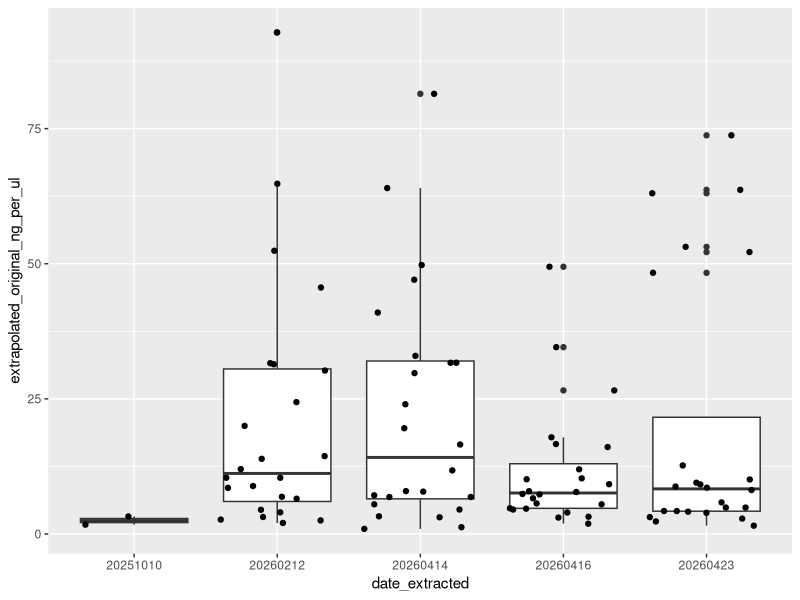

Reproduce this figure in R. (Note: this script raises an error after producing the figure.)
## ---- chunk 1
knitr::opts_chunk$set(echo = TRUE)
## ---- chunk 2
library(tidyverse)
## ---- chunk 3
q_data = read_csv("../Qubit Results - raw_sample_results.csv") # read in qubit data
# 1 row = 1 measurement. Some extractions measured multiple times, where first measurement read out of range (OOR)

head(q_data)
## ---- chunk 4
# make a dataframe without OOR measurements
oor_strings = c("High", "Low")
in_range_qs = q_data %>%
  filter(!(ng_per_ul %in% oor_strings | ng_per_ml %in% oor_strings)) %>% # should remove all qubits with out of range results
  mutate(ng_per_ul = as.numeric(ng_per_ul),
         ng_per_ml = as.numeric(ng_per_ml)) # coerce all concentration data to numeric type; it was character before because of the OOR values



head(in_range_qs) # not empty
is.numeric(in_range_qs$ng_per_ul) #it worked
is.numeric(in_range_qs$ng_per_ml) #it worked
## ---- chunk 5
# ok so now we need to count up all the ul consumed from each original extract
  ## from q_data
# and calculate how much is left of each extract 
  ## in in_range_qs

for (i in 1:length(in_range_qs$extraction_id)) { # for each original extraction,
  total_ul_consumed = 0 # initialize var to store total ul used for qubitting
  for (j in 1:length(q_data$extraction_id)) { # then look through each qubit measuremnt
    
    if (q_data$extraction_id[j] == in_range_qs$extraction_id[i]) { # if that qubit measurement was of this original extraction,
      total_ul_consumed = total_ul_consumed + q_data$ul_original_consumed[j] # add the # of ul consumed to make that quibit measurement to the total consumed from this original extraction
    } else {}
  }
  in_range_qs$ul_original_consumed[i] = total_ul_consumed # now store the total ul consumed for all measurements of this original extraction in in_range_qs
}

head(in_range_qs)
## ---- chunk 6
qs_ng_ul = in_range_qs %>%
  mutate(
    ng_per_ul = case_when(
      !is.na(ng_per_ul) ~ ng_per_ul,
      is.na(ng_per_ul) ~ ng_per_ml/1000
                               )
         ) # for each row where ng_per_ul column is empty, grab data from ng_per_ml column, convert to ng/ul, and store in  ng_per_ul column

head(qs_ng_ul)
## ---- chunk 7
# extrapolate original extraction's concentration for cases where we had to measure a dilution on the qubit

# convert the "dilution factor" into a proportion (original extract volume)/(H2O volume)
proportion = c() # put proportion values in a vector, in matching order with the data frame
for (i in 1:length(in_range_qs$extraction_id)) {
  dilfac = in_range_qs$dilution_factor[i]
  if (dilfac == "original_extract") {
    proportion[i] = 1
  } else if (dilfac == "1:1") {
    proportion[i] = 0.5
  } else if (dilfac == "1:3") {
    proportion[i] = 0.25
  }
}

qs_ng_ul = mutate(qs_ng_ul, proportion_original = proportion) # make that vector a column in qs_ng_ul


concs = mutate (qs_ng_ul, extrapolated_original_ng_per_ul = (1/proportion_original)*ng_per_ul) # calculate original concentration from measured concentration of dilution

head(concs)
## ---- chunk 8
concs = mutate(concs, remaining_original_ul = ul_elution_original - ul_original_consumed - 10) # make new column with remaining ul of original extract, -10ul for safety/EB that never made it out of the spin column

concs$remaining_original_ul # looks like that worked
## ---- chunk 9
library(ggplot2)

concs4graph = concs %>% mutate(date_extracted = as.character(date_extracted))
ggplot(concs4graph, aes(x = date_extracted, y = extrapolated_original_ng_per_ul)) +
  geom_boxplot() + geom_jitter()
## ---- chunk 10
# calculate total volume of diluted extract
v2 = function(c1, v1, c2) {
  v2 = (c1*v1)/c2
  return(v2)
}

concs = mutate(concs, # add 2 columns: final volume of diluted extract, volume of H2O to add
               final_vol_ul = v2(extrapolated_original_ng_per_ul, remaining_original_ul, 2),
               H2O_ul = final_vol_ul - remaining_original_ul)
head(concs)


## ---- chunk 11
# some big numbers in there. want to use all 1.5 mL tubes for these dilutions
tube_fit_problem = filter(concs, concs$final_vol_ul >= 1450)
tube_fit_problem #51 is pushing it but will probably fit. #3 will not

concs = mutate(concs, ul_original_into_final = remaining_original_ul) # make a separate column for v1, showing what volume of original extract should go into the final dilution. set default as all remaining_original_ul

# chance the ul_original_into_final volume, just for #3.

# constrain v2 and find v1; (c2v2)/c1 = v2
v1 = function(c2, v2, c1) {
  v1 = (c2*v2)/c1
  return(v1)
}

index = which(concs$extraction_id == 3) # store the index of extraction ID 3
concs[index, "final_vol_ul"] = 1450 # set final vol of dilution

concs[index, "ul_original_into_final"] = v1(2, 
                                                         concs$final_vol_ul[index], # final vol set above
                                                         concs$extrapolated_original_ng_per_ul[index]) # replace the v1 value in concs for #3

concs = mutate(concs, # re-write h2o 
               H2O_ul = final_vol_ul - ul_original_into_final)
head(concs)
## ---- chunk 12
# calculate final concentration to double-check

c2 = function(c1, v1, v2) {
  c2 = (c1*v1)/v2
  return(c2)
}

concs = mutate(concs, 
               final_ng_per_ul = c2(extrapolated_original_ng_per_ul, ul_original_into_final, final_vol_ul))

concs$final_ng_per_ul # all 2s!
## ---- chunk 13
# tidy unnecessary columns, rename for clarity
DNA_dilutions_all = select(concs, !c(qubit_run_id, dilution_factor, ul_original_consumed, proportion_original, ng_per_ul))  # remove columns which were only relevant as metadata for qubit measurements

DNA_dilutions_all = rename(DNA_dilutions_all, original_ng_per_ul = extrapolated_original_ng_per_ul) # rename concentration of original extract for clarity

DNA_dilutions_all = DNA_dilutions_all[order(DNA_dilutions_all$extraction_id),] # reorder dataframe by extraction id
                               
## ---- chunk 14
write.csv(DNA_dilutions_all, "Results/DNA_dilutions_all.csv")
## ---- chunk 15
already_good = filter(concs, concs$final_vol_ul <= 190) # set aside cases where our current dilution plan would fit in a 200ul strip tube 
head(already_good)

concs200 = concs # make a copy of our data table to work in

index = which(!(concs$extraction_id %in% (already_good$extraction_id))) # find indicies of extractions where we'd need a new dilution plan to fit into 200ul strip tubes
concs200[index, "final_vol_ul"] = 190 # set final vol of dilution, 200ul - 10ul for headspace

# for extractions with these indices, find volume of original extraction we need to make a 2ng/ul dilution with a final vol of 190ul
concs200[index, "ul_original_into_final"] = v1(2.01, # a little more than 2, so rounding errors don't push the final concentrations below 2
                                              concs200$final_vol_ul[index], # final vol set above
                                              concs200$extrapolated_original_ng_per_ul[index]) # original extract concentrations

concs200 = mutate(concs200, # re-write h2o vol
               H2O_ul = final_vol_ul - ul_original_into_final)
head(concs200)
## ---- chunk 16

concs200 = concs200 %>% 
  
  # round volumes I'll be pipetting to the tenth place so I can do it with a p200
  mutate( 
    round_original = round(ul_original_into_final, digits = 1),
    round_H2O = round(H2O_ul, digits = 1),
    final_vol_ul = round_H2O + round_original
  ) %>%
  
  # calculate actual final concentration 
  mutate(final_ng_per_ul = c2(extrapolated_original_ng_per_ul, round_original, final_vol_ul))


concs200$final_ng_per_ul # good, once I re-set the final concentration in the code chunk above to 2.01

# code to check for rounding errors: 
View(filter(concs200, final_ng_per_ul < 2)) # if final conc is set anywhere 2.01 - 2.05, 7 show up as <2ng/ul final concentration actual
## ---- chunk 17
# tidy 
DNA_dilutions_all_200 = concs200 %>% 
  select(!c(qubit_run_id, qubit_run_id_local, ng_per_ml, ul_elution_original, dilution_factor, ul_original_consumed, proportion_original, ng_per_ul)) %>% # remove columns which were only relevant as metadata for qubit measurements
  rename(original_ng_per_ul = extrapolated_original_ng_per_ul,
         ul_H2O_into_final = H2O_ul) # rename concentration of original extract for clarity

DNA_dilutions_all_200 = DNA_dilutions_all_200[order(DNA_dilutions_all_200$extraction_id),] # reorder dataframe by extraction id

## ---- chunk 18
write.csv(DNA_dilutions_all_200, "Results/DNA_dilutions_all_striptubes.csv")
